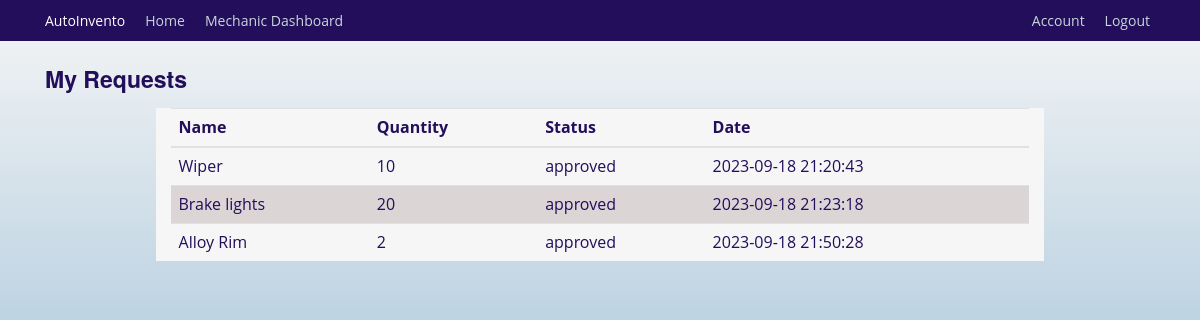
The app's page /view_requests (signed in) with its own data.
### autoinvento/models.py (models this page shows, shortened)
class InventoryRequest(db.Model):
    __tablename__ = 'inventory_request'
    id = db.Column(db.Integer, primary_key=True)
    mechanic_id = db.Column(db.Integer, db.ForeignKey('mechanics.id'), nullable=False)  # User who made the request
    item_id = db.Column(db.Integer, db.ForeignKey('inventory_item.id'), nullable=False)  # Requested item
    quantity_requested = db.Column(db.Integer, nullable=False)
    status = db.Column(db.String(20), default='pending')  # Status can be 'pending', 'approved' or 'rejected'
    request_timestamp = db.Column(db.DateTime, default=db.func.current_timestamp(), nullable=False)
    requester = db.relationship('Mechanics', back_populates='requests', lazy=True)
    requested_item = db.relationship('InventoryItem', back_populates='requests')

class InventoryItem(db.Model):
    id = db.Column(db.Integer, primary_key=True)
    name = db.Column(db.String(128), unique=True, nullable=False, index=True)
    quantity = db.Column(db.Integer, nullable=False)
    category = db.Column(db.String(50), nullable=False)
    low_stock_threshold = db.Column(db.Integer, default=10)
    date_added = db.Column(db.DateTime, default=datetime.utcnow)
    supplier_id = db.Column(db.Integer, db.ForeignKey('supplier.id'))
    supplier = db.relationship('Supplier', back_populates='items')
    usage_logs = db.relationship('UsageLog', back_populates='items', cascade='all, delete-orphan')
    notifications = db.relationship('Notification', back_populates='items', cascade='all, delete-orphan')
    requests = db.relationship('InventoryRequest', back_populates='requested_item')

### autoinvento/users/routes.py (the view)
@users.route('/view_requests', methods=['GET'])
@login_required
def view_requests():
    mechanic_requests = (
        InventoryRequest.query
        .filter_by(mechanic_id=current_user.id)
        .join(InventoryItem)  # Join the InventoryItem table
        .add_columns(InventoryItem.name, InventoryRequest.quantity_requested, InventoryRequest.status, InventoryRequest.request_timestamp)
        .all()
    )
    return render_template('view_requests.html', title='View Requests', requests=mechanic_requests)

### autoinvento/models.py (called while the page is built)
@login_manager.user_loader
def load_user(mechanic_id):
    return Mechanics.query.get(int(mechanic_id))

### autoinvento/templates/view_requests.html
{% extends "base.html" %}
{% block content %}
    <h3 class="mt-4">My Requests</h3>
    <div class="container mt-2 background mt-4">
    <table class="table">
        <thead>
        <tr>
            <th>Name</th>
            <th>Quantity</th>
            <th>Status</th>
            <th>Date</th>
        </tr>
        </thead>
        <tbody>
            {% for request in requests %}
        <tr>
            <td>{{ request.name }}</td>
            <td>{{ request.quantity_requested }}</td>
            <td>{{ request.status }}</td>
            <td>{{ request.request_timestamp }} </td>
        </tr>
        {% endfor %}
        </tbody>
        </table>
    </div>
{% endblock %}

### autoinvento/static/css/styles.css (style rules this page uses)
:root { --color-primary: #220e5b; --color-black: #090909; --text-color: var(--color-black); --color-white: #ffffff; --color-background: #f6f6f6; --font-family-base: "Open Sans", "Helvetica Neue", Helvetica, Arial, sans-serif; --font-family-title: "Raleway", "Helvetica Neue", Helvetica, Arial, sans-serif; --font-size-small: 1.2rem; --font-size-medium: 1.4rem; --font-size-large: 1.8rem; --font-size-x-large: 2.3rem; --font-size-xx-large: 3.5rem; --font-weight-regular: 400; --font-weight-bold: 700; --nav-item-font-family: var(--font-family-title); --nav-item-font-weight: var(--font-weight-bold); --nav-item-font-size: var(--font-size-medium); --nav-item-letter-spacing: 0.04rem; --nav-item-display: inline-block; --nav-item-margin: 0 0 3rem 0; --nav-item-link-hover: var(--color-white); --section-tagline-margin: 0; --button-display: inline-block; --section-padding: 4rem 0; --section-header-padding: 0 0 3rem; --section-body-padding: 0 0 3rem; --section-header-align: center; --section-title-margin: 0; }
html { scroll-behavior: smooth; font-size: 62.5%; }
body { background: linear-gradient(180deg, var(--color-background), #689fc4); color: var(--color-primary); margin-top: 5rem; font-family: var(--font-family-base); font-size: var(--font-size-medium); font-weight: var(--font-weight-regular); }
h1, h2, h3, h4, h5, h6 { color: var(--color-primary); font-family: var(--font-family-title); font-weight: var(--font-weight-bold); }
tr:nth-child(even) { background-color: #dbd5d5; }
.col-md-12 h3 { font-size: var(--font-size-x-large); color: var(--color-primary); }
.container.background { margin-top: 20; background: var(--color-white); width: 80%; }
.container.mt-4 { background-color: var(--color-background); }

### records on screen
InventoryRequest: name "Wiper", quantity_requested "10", status "approved", request_timestamp "2023-09-18 21:20:43"
InventoryRequest: name "Brake lights", quantity_requested "20", status "approved", request_timestamp "2023-09-18 21:23:18"
InventoryRequest: name "Alloy Rim", quantity_requested "2", status "approved", request_timestamp "2023-09-18 21:50:28"
